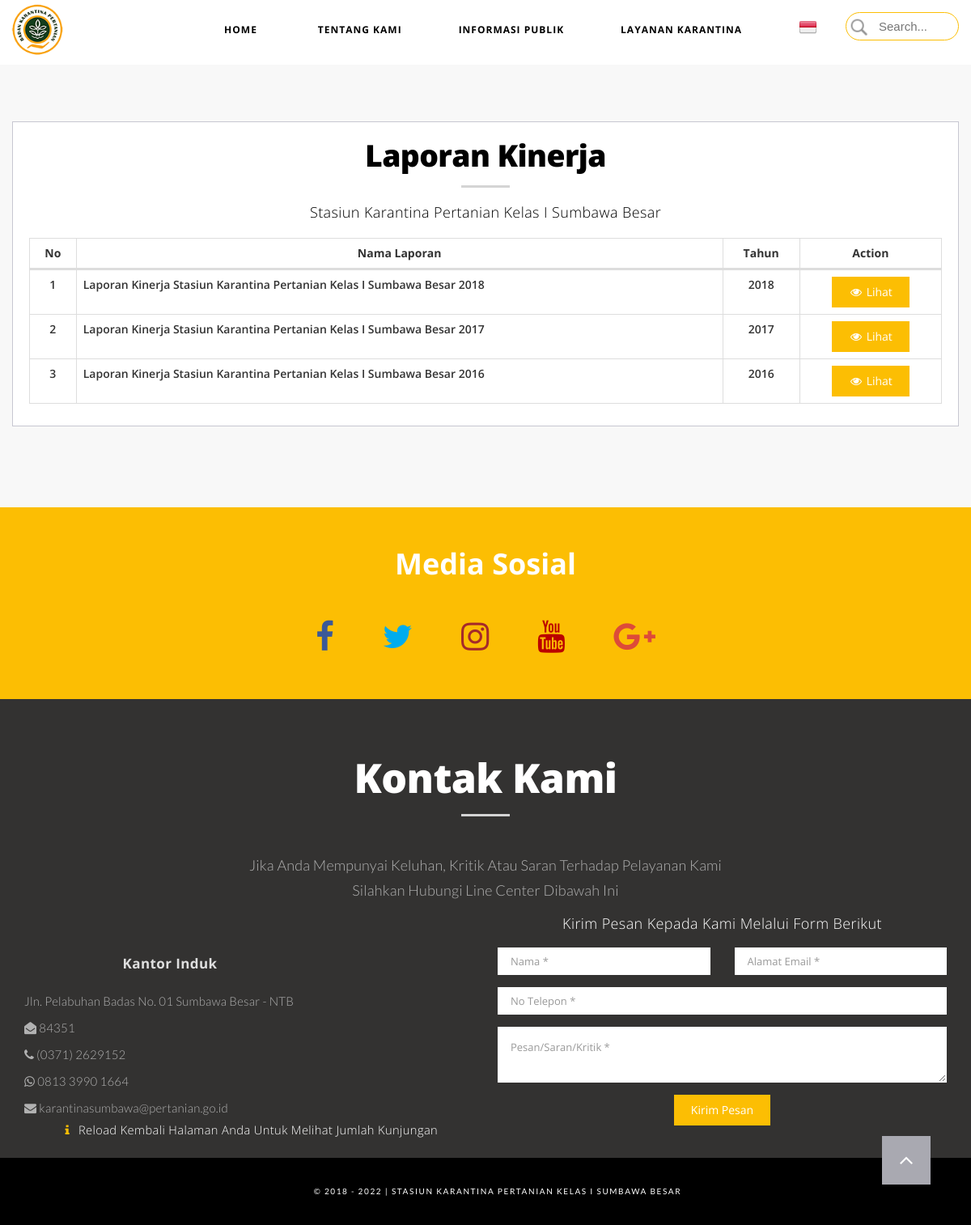
The page /laporan?kinerja on the database its author committed.
### tables this page shows
CREATE TABLE `laporan` (
  `id` int(20) NOT NULL,
  `jenis_laporan` varchar(100) NOT NULL,
  `nama_laporan` varchar(300) NOT NULL,
  `tahun` int(11) NOT NULL,
  `link` varchar(300) NOT NULL,
  `waktu_input` date NOT NULL,
  `jenis` varchar(20) NOT NULL DEFAULT 'laporan'
);

### admin/config/database.php (called while the page is built, shortened)
<?php
class Database {
	private static $connection;
	private static $instance;
	private $host = "localhost";
	private $username = "root";
	private $password = "";
	private $database = "websumbawa";
	public static function getInstance() {
		if(!self::$instance) {
			self::$instance = new self();
		}
		return self::$instance;
	}
	private function __construct() {
		self::$connection = new mysqli($this->host, $this->username, $this->password, $this->database);
	}
	public function getConnection() {
		return self::$connection;
	}
}
?>

### templates/head.php (called while the page is built, shortened)
<?php
require_once('admin/config/database.php');
require_once('admin/classes/class_berita.php');
$db = Database::getInstance();
$conn = new berita($db);
require_once('templates/header_web.php');
?>

### admin/classes/class_berita.php (called while the page is built, shortened)
<?php
class berita{
	private $db;
	public function __construct(Database $db){
			$this->conn = $db;
			$this->db = $this->conn->getConnection();
	}
	public function laporanKinerja($id=null){
		$sql = "SELECT * FROM laporan";
		if ($id !=null) {
			$sql .= " WHERE id='$id' AND jenis_laporan='laporan_kinerja' ORDER BY id DESC";
		}else{
			$sql .= " WHERE jenis_laporan='laporan_kinerja' ORDER BY id DESC";
		}
		$query = $this->db->query($sql) or die ($this->db->error);
		return $query;
	}
}
?>

### laporan.php (the view, shortened to what this page needs)
<?php
	require_once('templates/head.php');
?>
<?php
	if (isset($_GET['tahunan'])) { ?>
		   <section class="light-bg atas" id="berkala">
				<div class="container">
					<div class="row">
						<div class="mz-module text-center">
							<div class="mz-module-about text-center">
								<div class="section-title">
									<h2 class="judul">Laporan Tahunan</h2>
								</div>
								<div class="col-md-8 col-md-offset-2">
									<h4>Stasiun Karantina Pertanian Kelas I Sumbawa Besar</h4>
								</div>
								<table id="info_berkala" class="table table-bordered text-center" style="width:100%">
									<thead>
								          <tr>
								              <th>No</th>
								              <th>Nama Laporan</th>
								              <th>Tahun</th>
								              <th>Action</th>
								          </tr>
								      </thead>
								      <tbody>
								          <?php
								              $no = 1;
								              $tampilLaporan= $conn->laporan();
								              while($data = $tampilLaporan->fetch_object()):
								          ?>
								          <tr>
								              <td><?php echo $no++ ?></td>
								              <td><?php echo $data->nama_laporan; ?></td>
								              <td><?php echo $data->tahun;?></td>
								              <td><a href="<?=$data->link;?>" target="_blank"><button type="button"  class="btn btn-warning"><i class="fa fa-eye fa-fw"></i> Lihat</button></a></td>
								          </tr>
								          <?php
								              endwhile;
								          ?>
								      </tbody>
								</table>
							</div>
						</div>
					</div>
				</div>
			</section>
<?php	}elseif (isset($_GET['kinerja'])) { ?>
			<section class="light-bg atas" id="berkala">
					<div class="container">
						<div class="row">
							<div class="mz-module text-center">
								<div class="mz-module-about text-center">
									<div class="section-title">
										<h2 class="judul">Laporan Kinerja</h2>
									</div>
									<div class="col-md-8 col-md-offset-2">
										<h4>Stasiun Karantina Pertanian Kelas I Sumbawa Besar</h4>
									</div>
									<table id="info_berkala" class="table table-bordered text-center" style="width:100%">
										<thead>
									          <tr>
									              <th>No</th>
									              <th>Nama Laporan</th>
									              <th>Tahun</th>
									              <th>Action</th>
									          </tr>
									      </thead>
									      <tbody>
									          <?php
									              $no = 1;
									              $tampilLaporan= $conn->laporanKinerja();
									              while($data = $tampilLaporan->fetch_object()):
									          ?>
									          <tr>
									              <td><?php echo $no++ ?></td>
									              <td><?php echo $data->nama_laporan; ?></td>
									              <td><?php echo $data->tahun;?></td>
									              <td><a href="<?=$data->link;?>" target="_blank"><button type="button"  class="btn btn-warning"><i class="fa fa-eye fa-fw"></i> Lihat</button></a></td>
									          </tr>
									          <?php
									              endwhile;
									          ?>
									      </tbody>
									</table>
								</div>
							</div>
						</div>
					</div>
				</section>
	<?php }
require_once('templates/footer_web.php');
?>

### css/style.css (style rules this page uses)
body { margin: 0px; font-family: "Open Sans", Sans-serif; }
h4, h5, h6 { font-weight: 300; letter-spacing: 0.4px; font-family: "Open Sans", Sans-serif; color: #232323; }
@media (min-width: 768px) { section { padding: 150px 0; } }
section { padding: 70px 0; }
.section-title h2 { font-size: 50px; color: #B3B3BB; font-weight: 900; letter-spacing: -0.6px; position: relative; margin: 0 0 50px 0; padding-bottom: 15px; }
.section-title h2:after { left: 50%; z-index: 1; width: 60px; height: 3px; content: " "; bottom: -5px; margin-left: -30px; text-align: center; position: absolute; background: #D4D4D4; }
.mz-module { position: relative; margin-bottom: 30px; }
.mz-module-about { border: 1px solid #c7c7d1; min-height: 280px; padding: 20px; background-color: #FFF; }
.light-bg { background-color: #f8f8f8; }
.btn { display: inline-block; padding: 8px 20px; margin-bottom: 0; font-size: 14px; font-weight: 400; line-height: 1.42857143; text-align: center; white-space: nowrap; vertical-align: middle; -ms-touch-action: manipulation; touch-action: manipulation; cursor: pointer; -webkit-user-select: none; -moz-user-select: none; -ms-user-select: none; user-select: none; background-image: none; border: 1px solid transparent; border-radius: 0px; background-color: #FCBE03; }
.pagination > li > a:hover, { background-color: white; }
body { top: 0px !important; }

### templates/header_web.php (style rules this page uses)
body { overflow-x: hidden; }

### laporan.php (style rules this page uses)
section#berkala { margin-top: 80px; }
h2.judul { color: #000; font-size: 28pt }
th { text-align: center; }
td { vertical-align: text-bottom; font-weight: 600 }
td:nth-of-type(2) { text-align: left; padding: 30px; vertical-align: text-bottom; }
h4 { text-align: center; color: #000; line-height: 30px; margin-top: -30px }

### rows shown on the page
laporan: nama_laporan "Laporan Kinerja Stasiun Karantina Pertanian Kelas I Sumbawa Besar 2018", tahun "2018"
laporan: nama_laporan "Laporan Kinerja Stasiun Karantina Pertanian Kelas I Sumbawa Besar 2017", tahun "2017"
laporan: nama_laporan "Laporan Kinerja Stasiun Karantina Pertanian Kelas I Sumbawa Besar 2016", tahun "2016"
